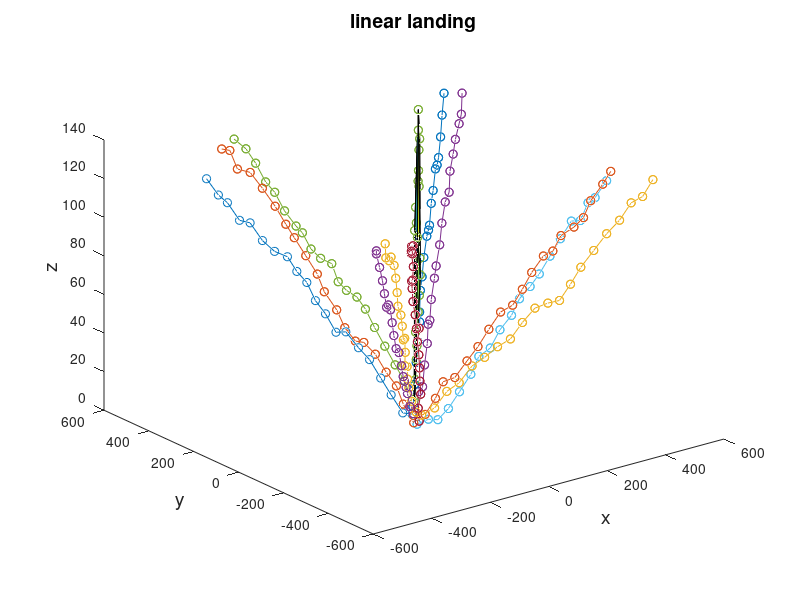

Recreate this plot in MATLAB.
%%
%straight line
%fileID = fopen('datasets/linear/train/train.txt','w');
%fileID = fopen('datasets/linear/val/val.txt','w');
%fileID = fopen('datasets/linear/vis/vis.txt','w');
%fileID = fopen('train.txt','w');
fileID = fopen('val.txt','w');
% fileID = fopen('testgt.txt','w');
% fileID = fopen('testdisrupt.txt','w');
% fileID = fopen('testmusk.txt','w');
% fileID = fopen('testpointmusk.txt','w');
mvx = 25; %max horizontal speed
mvy = 25; %max horizontal speed
mvz = 9;  %max descend speed

for i = 1 : 12 %trajectory number
    if mod(i,4) == 0
    state = [400 + 200*(rand()-0.5) , 400 + 200*(rand()-0.5), 140 + 15*(rand()-0.5)];
    elseif mod(i,4) == 1
    state = [-400 + 200*(rand()-0.5) , 400 + 200*(rand()-0.5), 140 + 15*(rand()-0.5)];
    elseif mod(i,4) == 2
    state = [400 + 200*(rand()-0.5) , -400 + 200*(rand()-0.5), 140 + 15*(rand()-0.5)];
    elseif mod(i,4)==3
    state = [-400 + 200*(rand()-0.5) , -400 + 200*(rand()-0.5), 140 + 15*(rand()-0.5)];
    end
    destination = [0, 0, 0];
    first = 1;        
%     filename = sprintf('val/testgt%d.txt', i);
%     fileID = fopen(filename,'w');
    for t = 1 : 20
        vb = (destination - state)/(21 - t);
        if mod(i,4) == 0
        xv = max(-mvx , vb(1) + 15 * (rand() - 0.5));
        yv = max(-mvy, vb(2) + 15*(rand() - 0.5));
        elseif mod(i,4) == 1
        xv = min(mvx , vb(1) + 15 * (rand() - 0.5));
        yv = max(-mvy, vb(2) + 15*(rand() - 0.5));
        elseif mod(i,4) == 2
        xv = max(-mvx , vb(1) + 15 * (rand() - 0.5));
        yv = min(mvy, vb(2) + 15*(rand() - 0.5));
        elseif mod(i,4)==3
        xv = min(mvx , vb(1) + 15 * (rand() - 0.5));
        yv = min(mvy, vb(2) + 15*(rand() - 0.5));
        end

        zv = max(-mvz, vb(3) + 15*(rand() - 0.5));

        state(1) = state(1) + xv;
        state(2) = state(2) + yv;
        state(3) = max(state(3) + zv,0); % bound z above zero
        if first == 1
            h = 'new';
            first = 0;
        elseif t <= 10
            h = 'past';
        else
            h = 'future';
        end
        fprintf(fileID,'%s\t%2.1f\t%4.4f\t%4.4f\t%4.4f\n',h, t,state(1),state(2),state(3));
        
        historyx(t) = state(1);
        historyy(t) = state(2);
        historyz(t) = state(3);
    end
    %disrupt
    for d = 1:10
%         filename = sprintf('val/testdisrupt%d.txt', 10*i + d);
%         fileID = fopen(filename,'w');
        for t = 1:10
            if t == 1
                h = 'new';
            elseif t <= 10
                h = 'past';
            else
                h = 'future';
            end
           newhistoryx = historyx(t);
           newhistoryy = historyy(t);
           newhistoryz = historyz(t);
           dt = 0.2 * (rand() - 0.5);
           dx = 5*(rand()-0.5);
           dy = 5*(rand()-0.5);
           dz = 0.5*(rand()-0.5);
           newhistoryx = newhistoryx + dx;
           newhistoryy = newhistoryy + dy;
           newhistoryz = newhistoryz + dz;
           fprintf(fileID,'%s\t%2.1f\t%4.4f\t%4.4f\t%4.4f\n',h, t+dt,newhistoryx,newhistoryy,newhistoryz);
        end
        for t = 11:20
            if t == 1
                h = 'new';
            elseif t <= 10
                h = 'past';
            else
                h = 'future';
            end
           fprintf(fileID,'%s\t%2.1f\t%4.4f\t%4.4f\t%4.4f\n',h, t,historyx(t),historyy(t),historyz(t));
        end
    end

    %disruption with variable musk
    for d = 1:10
%         filename = sprintf('val/testmusk%d.txt', 10*i + d);
%         fileID = fopen(filename,'w');
        for t = 1:10
            if t == 1
                h = 'new';
            elseif t <= 10
                h = 'past';
            else
                h = 'future';
            end
           newhistoryx = historyx(t);
           newhistoryy = historyy(t);
           newhistoryz = historyz(t);
           dt = 0.2 * (rand() - 0.5);
           dx = 5*(rand()-0.5);
           dy = 5*(rand()-0.5);
           dz = 0.5*(rand()-0.5);
           newhistoryx = newhistoryx + dx;
           if rand()< 0.1
               newhistoryx = 0;
           end
           newhistoryy = newhistoryy + dy;
           if rand()< 0.1
               newhistoryy = 0;
           end
           newhistoryz = newhistoryz + dz;
           if rand()< 0.1
               newhistoryz = 0;
           end
           
           fprintf(fileID,'%s\t%2.1f\t%4.4f\t%4.4f\t%4.4f\n',h, t+dt,newhistoryx,newhistoryy,newhistoryz);
        end
        for t = 11:20
            if t == 1
                h = 'new';
            elseif t <= 10
                h = 'past';
            else
                h = 'future';
            end
           fprintf(fileID,'%s\t%2.1f\t%4.4f\t%4.4f\t%4.4f\n',h, t,historyx(t),historyy(t),historyz(t));
        end
    end
    %disruption with point missed
    for d = 1:10
%         filename = sprintf('val/testpointmusk%d.txt', 10*i + d);
%         fileID = fopen(filename,'w');
        for t = 1:10
            if t == 1
                h = 'new';
            elseif t <= 10
                h = 'past';
            else
                h = 'future';
            end
           newhistoryx = historyx(t);
           newhistoryy = historyy(t);
           newhistoryz = historyz(t);
           dt = 0.2 * (rand() - 0.5);
           dx = 5*(rand()-0.5);
           dy = 5*(rand()-0.5);
           dz = 0.5*(rand()-0.5);
           newhistoryx = newhistoryx + dx;
           if rand()< 0.1
               newhistoryx = 0;
           end
           newhistoryy = newhistoryy + dy;
           if rand()< 0.1
               newhistoryy = 0;
           end
           newhistoryz = newhistoryz + dz;
           if rand()< 0.1
               newhistoryz = 0;
           end
           if rand()> 0.15 || t == 1
                fprintf(fileID,'%s\t%2.1f\t%4.4f\t%4.4f\t%4.4f\n',h, t+dt,newhistoryx,newhistoryy,newhistoryz);
           end
        end
        for t = 11:20
            if t == 1
                h = 'new';
            elseif t <= 10
                h = 'past';
            else
                h = 'future';
            end
           fprintf(fileID,'%s\t%2.1f\t%4.4f\t%4.4f\t%4.4f\n',h, t,historyx(t),historyy(t),historyz(t));
        end
    end
    figure(1)
    scatter3(historyx, historyy, historyz)
    plot3(historyx, historyy, historyz, 'o-')
    title('linear landing', 'FontSize', 14)
    xlabel('x', 'FontSize', 14)
    ylabel('y', 'FontSize', 14)
    zlabel('z', 'FontSize', 14)
    hold on
end
%str = sprintf('linear%d.png', i);
%print(gcf,str,'-dpng','-r900'); 
fclose(fileID);
points = [transpose(historyx), transpose(historyy), transpose(historyz)];
% Compute the convex hull using the convhulln function
K = convhulln(points);

% Generate a mesh using the vertices and faces of the convex hull
vertices = points;
faces = K;
trisurf(faces, vertices(:,1), vertices(:,2), vertices(:,3));
